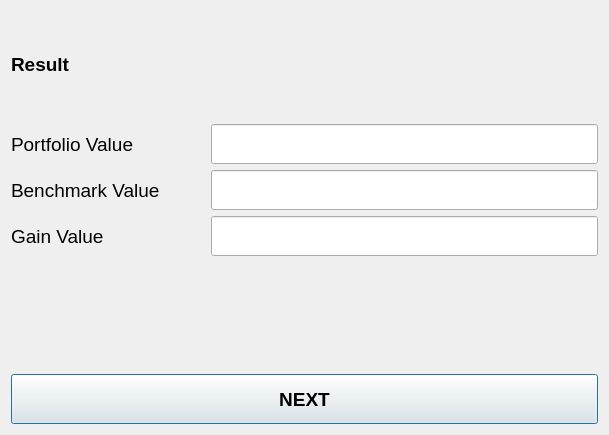
<?xml version="1.0" encoding="UTF-8"?>
<ui version="4.0">
 <class>dialog_result</class>
 <widget class="QDialog" name="dialog_result">
  <property name="geometry">
   <rect>
    <x>0</x>
    <y>0</y>
    <width>609</width>
    <height>435</height>
   </rect>
  </property>
  <property name="windowTitle">
   <string>Set Initial Asset Value</string>
  </property>
  <layout class="QVBoxLayout" name="verticalLayout_2">
   <item>
    <layout class="QVBoxLayout" name="verticalLayout">
     <item>
      <widget class="QLabel" name="label">
       <property name="font">
        <font>
         <pointsize>14</pointsize>
         <weight>75</weight>
         <bold>true</bold>
        </font>
       </property>
       <property name="text">
        <string>Result</string>
       </property>
      </widget>
     </item>
     <item>
      <layout class="QHBoxLayout" name="horizontalLayout" stretch="1,2">
       <item>
        <widget class="QLabel" name="label_2">
         <property name="font">
          <font>
           <pointsize>14</pointsize>
          </font>
         </property>
         <property name="text">
          <string>Portfolio Value</string>
         </property>
        </widget>
       </item>
       <item>
        <widget class="QLineEdit" name="edit_portfolio_value">
         <property name="minimumSize">
          <size>
           <width>0</width>
           <height>40</height>
          </size>
         </property>
         <property name="font">
          <font>
           <pointsize>14</pointsize>
          </font>
         </property>
         <property name="alignment">
          <set>Qt::AlignRight|Qt::AlignTrailing|Qt::AlignVCenter</set>
         </property>
         <property name="readOnly">
          <bool>true</bool>
         </property>
        </widget>
       </item>
      </layout>
     </item>
     <item>
      <layout class="QHBoxLayout" name="horizontalLayout_2" stretch="1,2">
       <item>
        <widget class="QLabel" name="label_4">
         <property name="font">
          <font>
           <pointsize>14</pointsize>
          </font>
         </property>
         <property name="text">
          <string>Benchmark Value</string>
         </property>
        </widget>
       </item>
       <item>
        <widget class="QLineEdit" name="edit_benchmark_value">
         <property name="minimumSize">
          <size>
           <width>0</width>
           <height>40</height>
          </size>
         </property>
         <property name="font">
          <font>
           <pointsize>14</pointsize>
          </font>
         </property>
         <property name="alignment">
          <set>Qt::AlignRight|Qt::AlignTrailing|Qt::AlignVCenter</set>
         </property>
         <property name="readOnly">
          <bool>true</bool>
         </property>
        </widget>
       </item>
      </layout>
     </item>
     <item>
      <layout class="QHBoxLayout" name="horizontalLayout_3" stretch="1,2">
       <item>
        <widget class="QLabel" name="label_5">
         <property name="font">
          <font>
           <pointsize>14</pointsize>
          </font>
         </property>
         <property name="text">
          <string>Gain Value</string>
         </property>
        </widget>
       </item>
       <item>
        <widget class="QLineEdit" name="edit_gain_value">
         <property name="minimumSize">
          <size>
           <width>0</width>
           <height>40</height>
          </size>
         </property>
         <property name="font">
          <font>
           <pointsize>14</pointsize>
          </font>
         </property>
         <property name="alignment">
          <set>Qt::AlignRight|Qt::AlignTrailing|Qt::AlignVCenter</set>
         </property>
         <property name="readOnly">
          <bool>true</bool>
         </property>
        </widget>
       </item>
      </layout>
     </item>
     <item>
      <widget class="QLabel" name="label_3">
       <property name="font">
        <font>
         <pointsize>14</pointsize>
        </font>
       </property>
       <property name="text">
        <string/>
       </property>
      </widget>
     </item>
     <item>
      <widget class="QPushButton" name="button_ok">
       <property name="minimumSize">
        <size>
         <width>0</width>
         <height>50</height>
        </size>
       </property>
       <property name="font">
        <font>
         <pointsize>14</pointsize>
         <weight>75</weight>
         <bold>true</bold>
        </font>
       </property>
       <property name="text">
        <string>NEXT</string>
       </property>
      </widget>
     </item>
    </layout>
   </item>
  </layout>
 </widget>
 <resources/>
 <connections/>
</ui>
